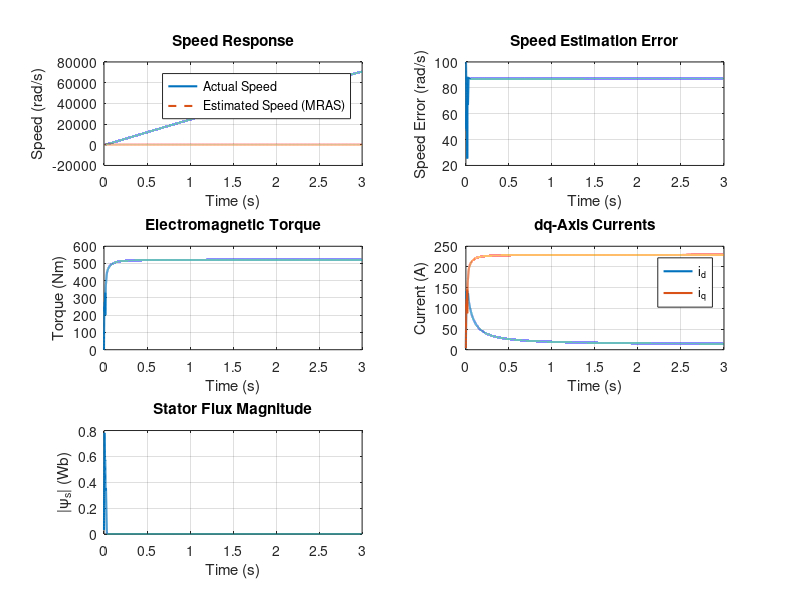

This chart was generated by the following MATLAB code:
%% =========================================================
% DIRECT FOC + MRAS SPEED ESTIMATOR
% Induction Motor - SVPWM Average Inverter Model
%% =========================================================

clear; clc;

%% ===============================
% 1. Motor Parameters
%% ===============================
Rs = 1.405;
Rr = 1.395;
Ls = 0.0058;
Lr = 0.0058;
Lm = 0.0055;

P  = 2;        % pole pairs
J  = 0.02;
B  = 0.001;

Tr = Lr/Rr;

%% ===============================
% 2. Simulation Parameters
%% ===============================
Ts   = 1e-4;
Tsim = 3;
N    = round(Tsim/Ts);
time = (0:N-1)*Ts;

Vdc  = 560;
Vmax = Vdc/sqrt(3);    % SVPWM limit
TL   = 10;

%% ===============================
% 3. Control Parameters
%% ===============================
% Speed controller
Kpw = 1.5;
Kiw = 50;

% Current controllers
Kpd = 40;   Kid = 400;
Kpq = 40;   Kiq = 400;

% Anti-windup
Kaw_d = 1/Kpd;
Kaw_q = 1/Kpq;

% MRAS
Kp_mras = 200;
Ki_mras = 4000;

%% ===============================
% 4. Initialization
%% ===============================
ids = 0; iqs = 0;
wr  = 0;

theta_e = 0;

% Integrators
int_w  = 0;
int_id = 0;
int_iq = 0;
int_mras = 0;

% Stator flux observer (Direct FOC)
psi_s_alpha = 0;
psi_s_beta  = 0;

% MRAS
psi_ref = [0;0];
psi_ad  = [0;0];
w_e = 0;

%% ===============================
% References
%% ===============================
w_ref = 100;           % rad/s
psi_s_ref = 0.8;
ids_ref = psi_s_ref/Lm;

%% ===============================
% Logging
%% ===============================
wr_log = zeros(1,N);
wr_hat_log = zeros(1,N);
Te_log = zeros(1,N);

ids_log = zeros(1,N);
iqs_log = zeros(1,N);
psi_s_mag_log = zeros(1,N);
speed_err_log = zeros(1,N);

%% ===============================
% Main Simulation Loop
%% ===============================
for k = 1:N

    %% -------- Speed Controller --------
    ew = w_ref - w_e;
    int_w = int_w + ew*Ts;
    iqs_ref = Kpw*ew + Kiw*int_w;

    %% -------- Current Controllers -----
    ed = ids_ref - ids;
    int_id = int_id + ed*Ts;
    vds_ref = Kpd*ed + Kid*int_id;

    eq = iqs_ref - iqs;
    int_iq = int_iq + eq*Ts;
    vqs_ref = Kpq*eq + Kiq*int_iq;

    %% -------- SVPWM DC-Link Constraint --------
    Vref = sqrt(vds_ref^2 + vqs_ref^2);

    if Vref > Vmax
        vds = vds_ref * Vmax/Vref;
        vqs = vqs_ref * Vmax/Vref;
    else
        vds = vds_ref;
        vqs = vqs_ref;
    end

    % Anti-windup
    int_id = int_id + Kaw_d*(vds - vds_ref)*Ts;
    int_iq = int_iq + Kaw_q*(vqs - vqs_ref)*Ts;

    %% -------- Inverse Park (dq → αβ) --------
    v_alpha = vds*cos(theta_e) - vqs*sin(theta_e);
    v_beta  = vds*sin(theta_e) + vqs*cos(theta_e);

    %% -------- Electromagnetic Torque --------
    Te = (3/2)*P*(Lm/Lr)*psi_s_ref*iqs;

    %% -------- Mechanical Dynamics --------
    dwr = (Te - TL - B*wr)/J;
    wr = wr + dwr*Ts;

    %% -------- Stator Current Dynamics --------
    dids = (vds - Rs*ids + w_e*Ls*iqs)/Ls;
    diqs = (vqs - Rs*iqs - w_e*Ls*ids)/Ls;

    ids = ids + Ts*dids;
    iqs = iqs + Ts*diqs;

    %% -------- Stator Flux Observer (Direct FOC) --------
    i_alpha = ids*cos(theta_e) - iqs*sin(theta_e);
    i_beta  = ids*sin(theta_e) + iqs*cos(theta_e);

    psi_s_alpha = psi_s_alpha + Ts*(v_alpha - Rs*i_alpha);
    psi_s_beta  = psi_s_beta  + Ts*(v_beta  - Rs*i_beta);

    theta_e = atan2(psi_s_beta, psi_s_alpha);

    %% -------- MRAS Speed Estimator --------
    % Voltage model
    psi_ref(1) = psi_ref(1) + Ts*(v_alpha - Rs*i_alpha);
    psi_ref(2) = psi_ref(2) + Ts*(v_beta  - Rs*i_beta);

    % Current model
    psi_ad(1) = psi_ad(1) + Ts*(-psi_ad(1)/Tr + w_e*psi_ad(2) + (Lm/Tr)*i_alpha);
    psi_ad(2) = psi_ad(2) + Ts*(-psi_ad(2)/Tr - w_e*psi_ad(1) + (Lm/Tr)*i_beta);

    e_mras = psi_ref(1)*psi_ad(2) - psi_ref(2)*psi_ad(1);
    int_mras = int_mras + e_mras*Ts;
    w_e = Kp_mras*e_mras + Ki_mras*int_mras;

    %% -------- Logging --------
    wr_log(k) = wr;
    wr_hat_log(k) = w_e;
    Te_log(k) = Te;

    ids_log(k) = ids;
    iqs_log(k) = iqs;
    psi_s_mag_log(k) = sqrt(psi_s_alpha^2 + psi_s_beta^2);
    speed_err_log(k) = w_ref - w_e;

end

%% ===============================
% PLOTTING RESULTS
%% ===============================

% Speed
subplot(3,2,1);
plot(time, wr_log, 'LineWidth',1.5); hold on;
plot(time, wr_hat_log,'--','LineWidth',1.5);
xlabel('Time (s)');
ylabel('Speed (rad/s)');
legend('Actual Speed','Estimated Speed (MRAS)');
grid on;
title('Speed Response');

% Speed error
subplot(3,2,2);
plot(time, speed_err_log,'LineWidth',1.5);
xlabel('Time (s)');
ylabel('Speed Error (rad/s)');
grid on;
title('Speed Estimation Error');

% Torque
subplot(3,2,3);
plot(time, Te_log,'LineWidth',1.5);
xlabel('Time (s)');
ylabel('Torque (Nm)');
grid on;
title('Electromagnetic Torque');

% dq currents
subplot(3,2,4);
plot(time, ids_log,'LineWidth',1.5); hold on;
plot(time, iqs_log,'LineWidth',1.5);
xlabel('Time (s)');
ylabel('Current (A)');
legend('i_d','i_q');
grid on;
title('dq-Axis Currents');

% Stator flux magnitude
subplot(3,2,5);
plot(time, psi_s_mag_log,'LineWidth',1.5);
xlabel('Time (s)');
ylabel('|\psi_s| (Wb)');
grid on;
title('Stator Flux Magnitude');
